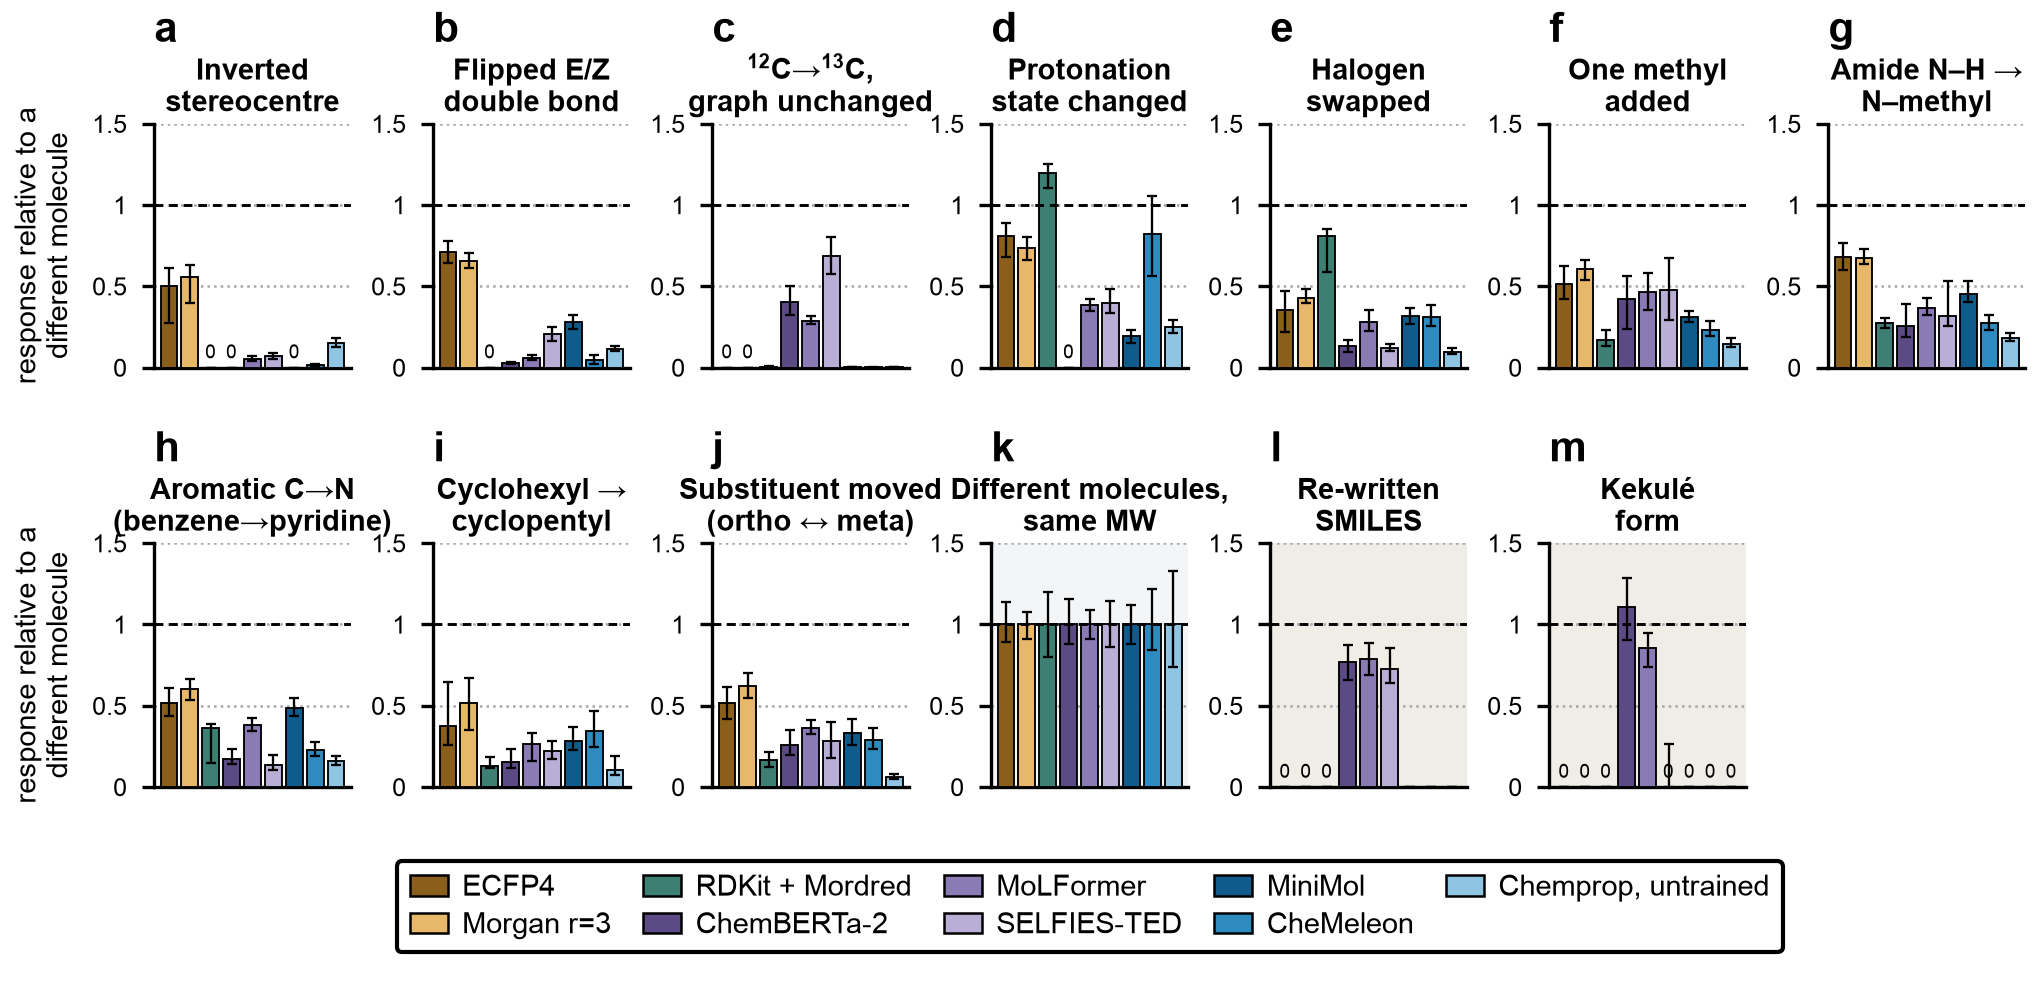

Source code (Python):
"""Fig A — does the representation respond when the CHEMISTRY changes?

ONE script, ONE figure: figures/fig_a.png / .pdf  (panels a–m), plus figures/fig_a.csv as the
durable numeric record.

    python3 -m figures.fig_a

Ten chemical edits, 1,000 molecule pairs each. In every one the two molecules are GENUINELY
DIFFERENT, so a usable representation has to respond. "Respond" is measured in a unit the reader
can check on the same axis: the shift the change produces, divided by THAT MODEL'S OWN shift when
a completely different compound of matched molecular weight is substituted. 1.00 therefore means
"this change moves the embedding as far as changing the molecule". No threshold anywhere, and the
denominator is measured per model, so a 768-d transformer and a 2048-bit fingerprint sit on one
axis honestly. Panel (k) IS that reference and is 1.000 by construction — it stays on the plate so
the unit is visible rather than asserted.

THE TWO CONTROLS (l, m) ARE THE LOAD-BEARING PART OF THE DESIGN and they invert the reading: the
same molecule written two ways, so a HIGH bar is a FAILURE. They carry a warm tint for that
reason, and the caption MUST state the inversion — a reader who carries the class-A reading
across gets both panels backwards. Without them a large response is uninterpretable, because a
model that reacts to re-writing a SMILES string is reacting to formatting, and its response to a
real edit cannot be separated from that noise.

WHY THE UNIT IS A RATIO AND NOT A THRESHOLD COUNT. Counting dimensions displaced past 0.5 sigma
was proposed and measured on this data. It tracks how DENSE a representation is rather than how
well it resolves an edit — ECFP4 moves ~1.4% of its bits for a completely different compound
where a CLM moves ~82% of its coordinates — and it is threshold-critical exactly where the CLM
arms sit. Kept in the SI as a normalised ratio; not the main axis. See FIGURES.md.

WHISKERS ARE THE INTERQUARTILE RANGE OVER THE 1,000 PAIRS, NOT AN ERROR BAR. Every representation
here is deterministic: re-embedding reproduces the vectors exactly, so there is no sampling noise
for an error bar to describe. The spread shown is chemistry — an inverted stereocentre on a rigid
ring is not the same edit as one on a flexible chain. Reading whisker overlap as "not different"
is therefore wrong, and the caption has to say so.

sigma_j is estimated once per representation on 10,000 background molecules that appear in NO
pair, so no edit can inflate its own denominator.

WHAT THE FIGURE SAYS (three arms as of 2026-08-26; desc and the CLM/GNN roster still landing)
--------------------------------------------------------------------------------------------
1. THE CONTROLS ARE THE RESULT. ChemBERTa-2 moves 1.108 for a Kekulé re-write of the SAME
   molecule — FURTHER than substituting a completely different compound of matched mass — and
   0.772 for a re-written SMILES. Both fingerprints are exactly 0.000 on both, as they must be:
   they are notation-invariant by construction. Without panels (l) and (m) the CLM's mid-range
   class-A numbers would read as respectable sensitivity; with them, an unknown fraction of that
   response is notation noise.
2. STEREOCHEMISTRY AND PROTONATION ARE THE CLM'S BLIND SPOTS. An inverted stereocentre moves
   ECFP4 0.494 and ChemBERTa-2 0.000; a protonation change moves ECFP4 0.835 and ChemBERTa-2
   0.000; E/Z is 0.689 against 0.027.
3. ISOTOPES ARE THE FINGERPRINTS' BLIND SPOT (c). 12C→13C is exactly 0.000 for both Morgan
   variants — the atom invariants do not carry isotope for a same-element substitution — against
   0.402 for ChemBERTa-2. The descriptor block should close this (it carries exact mass), which
   is the single most informative thing the pending `desc` arm will tell us.
4. RADIUS 3 RESOLVES BETTER AND SCORES WORSE DOWNSTREAM. Morgan r=3 beats r=2 on stereo
   (0.559 vs 0.494), added methyl (0.607 vs 0.518) and ring fusion (0.863 vs 0.693), while losing
   to it on 20 of 28 DEV datasets. That dissociation between resolution and downstream value is a
   result in its own right and belongs in the text, not only here.
"""
from __future__ import annotations

import csv
import json
import sys
from pathlib import Path

import numpy as np

if __package__ in (None, ""):                       # allow `python figures/fig_a.py` too
    sys.path.insert(0, str(Path(__file__).resolve().parents[1]))

import matplotlib.pyplot as plt                                             # noqa: E402
from matplotlib.patches import Patch                                        # noqa: E402

from figures import arms as A                                               # noqa: E402
from figures.style import (FS, STYLE, TINT_CONTROL, TINT_REF, check_font,   # noqa: E402
                           LEGEND_BOX, mark_empty, row_ncol, save)

check_font()
ROOT = Path(__file__).resolve().parents[1]
FIGA = ROOT / "results" / "figures" / "figA"
EMB = FIGA / "embeddings"
INK = STYLE["ink"]

# (mode, class, two-line panel title). CLASS decides the reading rule and the tint:
#   "A"    a real chemical change -- a HIGH bar is good
#   "REF"  the matched-MW substitution that DEFINES 1.00 -- cool tint
#   "B"    notation only, same molecule -- a HIGH bar is a FAILURE -- warm tint
#
# ROW ORDER IS SEMANTIC, not alphabetical. Row 1 collects the edits that leave the plain
# heavy-atom graph untouched or nearly so -- stereochemistry, isotope, charge, one halogen for
# another -- i.e. exactly the properties a graph invariant has to carry explicitly. Row 2 is
# edits to the graph itself. Row 3 is the calibration row: the unit, then the two controls.
MODES = [
    ("stereo_flip",    "A",   "Inverted\nstereocentre"),
    ("ez_flip",        "A",   "Flipped E/Z\ndouble bond"),
    ("isotope_13c",    "A",   "$^{12}$C→$^{13}$C,\ngraph unchanged"),
    ("protonate",      "A",   "Protonation\nstate changed"),
    ("halogen_swap",   "A",   "Halogen\nswapped"),
    ("h_to_methyl",    "A",   "One methyl\nadded"),
    ("n_methylation",  "A",   "Amide N–H →\nN–methyl"),
    ("scaffold_hop",   "A",   "Aromatic C→N\n(benzene→pyridine)"),
    ("ring_contract",  "A",   "Cyclohexyl →\ncyclopentyl"),
    ("regioisomer",    "A",   "Substituent moved\n(ortho ↔ meta)"),
    ("matched_mw",     "REF", "Different molecules,\nsame MW"),
    ("null_enumerate", "B",   "Re-written\nSMILES"),
    ("null_kekulize",  "B",   "Kekulé\nform"),
]
# TWO PANEL ROWS PLUS A LEGEND ROW (Leif 2026-08-26), matching CLIMB fig_G's plate rather than
# the 3x5 this started as. Thirteen panels over two rows needs seven columns, which leaves ONE
# cell free -- placed at the END of row 2 rather than mid-grid, so the reading order runs
# unbroken: ten chemical edits, the reference that defines the unit, then the two notation
# controls. The free cell is declared with mark_empty(); check_no_empty_panels() would otherwise
# refuse to save, which is the behaviour we want everywhere else.
NROW, NCOL = 2, 7
TINT = {"A": None, "REF": TINT_REF, "B": TINT_CONTROL}


# --------------------------------------------------------------------------------------------
# compute
# --------------------------------------------------------------------------------------------

def compute():
    """-> (armlist, {arm: {mode: (median, q1, q3, n)}}, {arm: raw matched-MW sigma-RMS}).

    Effect size is the RMS per-dimension change in units of that dimension's spread over the
    10,000 background molecules; relative response divides it by the arm's OWN median matched-MW
    effect size. Arms are whatever embeddings exist -- the roster is still landing, and a figure
    that renders from what is ready beats one that waits for the slowest arm.
    """
    pairs = json.load(open(FIGA / "pairs.json"))["pairs"]
    idx = json.load(open(FIGA / "smiles_index.json"))
    pos = {s: i for i, s in enumerate(idx["order"])}
    n_pair = len(idx["order"])

    out, refs = {}, {}
    for f in sorted(EMB.glob("*.npz")):
        z = np.load(f)
        X = z["X"].astype(np.float64)
        # sigma from the BACKGROUND block only -- rows n_pair: onward appear in no pair.
        sd = np.nanstd(X[n_pair:], axis=0)
        sd[~np.isfinite(sd) | (sd == 0)] = np.inf       # dead dims contribute nothing
        Xp = np.nan_to_num(X[:n_pair])

        raw = {}
        for p in pairs:
            ia, ib = pos.get(p["a"]), pos.get(p["b"])
            if ia is None or ib is None:
                continue
            d = (Xp[ia] - Xp[ib]) / sd
            raw.setdefault(p["edit"], []).append(float(np.sqrt(np.mean(d * d))))

        ref = float(np.median(raw.get("matched_mw", [np.nan])))
        assert np.isfinite(ref) and ref > 0, (
            f"{f.stem}: matched-MW reference is {ref}. That is the DENOMINATOR of every cell in "
            f"this arm's column -- without it the arm cannot share the axis and must not be drawn "
            f"on an unnormalised one.")
        refs[f.stem] = ref
        out[f.stem] = {m: (float(np.median(v)) / ref, float(np.percentile(v, 25)) / ref,
                           float(np.percentile(v, 75)) / ref, len(v))
                       for m, v in raw.items() if len(v)}

    assert out, "no embeddings yet -- run embed_pairs.py first"
    n = sorted({c[3] for a in out.values() for c in a.values()})
    assert min(n) >= 1000, f"fig_a: expected >=1000 pairs per cell, found n in {n[:5]}"
    return A.order(out), out, refs


# --------------------------------------------------------------------------------------------
# draw
# --------------------------------------------------------------------------------------------

def _panel(ax, armlist, cells, mode, klass, title, ymax):
    """One mode. Bars are the response RELATIVE to swapping in a different molecule of matched MW.

    The reference line at 1.0 is the whole point of the unit: without it a reader has no way to
    know whether 0.49 is large. With it, panel (a) reads "an inverted stereocentre moves ECFP4
    half as far as a completely different compound, and ChemBERTa-2 not at all".

    EXACT ZEROS ARE LABELLED. Many cells here are 0.000 by construction -- a fingerprint cannot
    see a re-written string, and Morgan invariants cannot see an isotope -- and an unlabelled flat
    baseline is indistinguishable from a bar that was never drawn. That ambiguity is the single
    most likely misreading on this plate, so it is closed at the draw site rather than left to the
    caption.
    """
    if TINT[klass]:
        ax.set_facecolor(TINT[klass])
    x = np.arange(len(armlist))
    med = np.array([cells[a][mode][0] if mode in cells[a] else np.nan for a in armlist])
    q1 = np.array([cells[a][mode][1] if mode in cells[a] else np.nan for a in armlist])
    q3 = np.array([cells[a][mode][2] if mode in cells[a] else np.nan for a in armlist])

    ax.bar(x, med, width=0.80, color=[A.color(a) for a in armlist],
           hatch=None, edgecolor=INK, linewidth=0.45, zorder=3)
    for xi, a in zip(x, armlist):                 # hatch marks PREDICTED, never a second hue
        if A.hatch(a):
            ax.patches[xi].set_hatch(A.hatch(a))
    err = np.vstack([np.clip(med - q1, 0, None), np.clip(q3 - med, 0, None)])
    ax.errorbar(x, med, yerr=err, fmt="none", ecolor=INK, elinewidth=0.55,
                capsize=1.3, capthick=0.55, zorder=4)
    ax.axhline(1.0, color=INK, ls=(0, (3, 2)), lw=0.7, zorder=4)
    for xi, v in zip(x, med):
        if np.isfinite(v) and v == 0.0:
            ax.text(xi, ymax * 0.022, "0", ha="center", va="bottom",
                    fontsize=FS["annot"] - 2.5, color=INK, zorder=5)

    ax.set_ylim(0, ymax)
    ticks = np.arange(0, ymax + 1e-9, 0.5)
    ax.set_yticks(ticks)
    ax.set_yticklabels([f"{t:g}" for t in ticks])
    ax.set_xticks([])
    ax.set_xlim(-0.70, len(armlist) - 0.30)
    ax.grid(axis="y", ls=":", lw=0.6, color=STYLE["grid"])
    ax.set_axisbelow(True)
    for sp in ("top", "right"):
        ax.spines[sp].set_visible(False)
    ax.tick_params(axis="y", labelsize=FS["annot"] - 1)
    ax.set_title(title, fontsize=FS["annot"], fontweight="bold", color=INK, pad=3, loc="center")


def main():
    armlist, cells, refs = compute()
    print(f"arms: {armlist}")
    for a in armlist:
        print(f"  {A.label(a):<24s} matched-MW reference (raw sigma-RMS) = {refs[a]:.4f}")

    # THE CEILING IS COMPUTED, NOT HARDCODED. CLIMB pins YMAX because its arm roster is closed;
    # ours is not -- arms are still being embedded, and a ceiling set on today's three would
    # silently clip tomorrow's. Rounded up to the next half so the tick set stays clean.
    q3max = max(c[2] for a in armlist for c in cells[a].values())
    ymax = max(1.5, np.ceil(q3max / 0.5) * 0.5)
    print(f"  tallest drawn q3 = {q3max:.3f}  ->  y-limit {ymax:g}")

    # The legend row is NOT a gridspec row. hspace is uniform, so a short third row still gets a
    # full row's gap above it and the plate rendered with a dead band taller than the legend
    # itself. Panels get the gridspec; the legend gets its own axes underneath them.
    fig = plt.figure(figsize=(STYLE["col2"], 3.30))
    gs = fig.add_gridspec(NROW, NCOL, left=0.062, right=0.995, top=0.885, bottom=0.215,
                          wspace=0.42, hspace=0.72)
    tags = "abcdefghijklm"
    for i, (mode, klass, title) in enumerate(MODES):
        ax = fig.add_subplot(gs[i // NCOL, i % NCOL])
        assert any(mode in cells[a] for a in armlist), f"fig_a: no data for {mode}"
        _panel(ax, armlist, cells, mode, klass, title, ymax)
        ax.text(0.0, 1.30, tags[i], transform=ax.transAxes, fontsize=FS["panel_tag"],
                fontweight="bold", va="bottom", ha="left", color=INK)
        if i % NCOL == 0:
            ax.set_ylabel("response relative to a\ndifferent molecule", fontsize=FS["annot"])

    # The one spare cell, at the end of row 2. Declared rather than left to trip the save check.
    if len(MODES) % NCOL:
        blank = fig.add_subplot(gs[NROW - 1, len(MODES) % NCOL:NCOL])
        blank.axis("off")
        mark_empty(blank, "spare cell: 13 panels on a 2x7 grid")

    # THE LEGEND LIVES IN THE GRID, in its own short row, not floating below the axes. A legend
    # anchored outside the canvas grows the plate under savefig("tight") and LaTeX then scales the
    # whole figure -- and every font on it -- down to fit the text block. Inside the gridspec it
    # cannot do that, and the rendered width stays pinned to the 6.69in text block.
    lax = fig.add_axes([0.062, 0.008, 0.933, 0.172])
    lax.axis("off")
    mark_empty(lax, "holds the legend")
    handles = [Patch(facecolor=A.color(a), edgecolor=INK, lw=0.6, hatch=A.hatch(a),
                     label=A.label(a)) for a in armlist]
    # ONE ROW up to six arms, TWO beyond. Measured, not guessed: eight arms in one row rendered
    # the plate at 7.15in against a 6.69in text block (+7%), because savefig("tight") grows the
    # canvas to whatever hangs off the axes and the legend -- not the panels -- was setting the
    # width. LaTeX would then scale the plate down and every font on it with it.
    lax.legend(handles=handles, loc="center",
               ncol=row_ncol(handles, rows=1 if len(handles) <= 6 else 2),
               fontsize=FS["legend"], handletextpad=0.5, columnspacing=1.1,
               labelspacing=0.35, borderpad=0.45, **LEGEND_BOX)

    save(fig, "fig_a")
    plt.close(fig)

    # The durable record. Same resolution path as the bars, so the CSV cannot disagree with them.
    with open(ROOT / "figures" / "fig_a.csv", "w", newline="") as fh:
        w = csv.writer(fh)
        w.writerow(["arm", "label", "mode", "klass", "relative_response", "q1", "q3", "n",
                    "matched_mw_reference_raw"])
        for a in armlist:
            for mode, klass, _ in MODES:
                if mode in cells[a]:
                    m, lo, hi, n = cells[a][mode]
                    w.writerow([a, A.label(a), mode, klass, f"{m:.6f}", f"{lo:.6f}",
                                f"{hi:.6f}", n, f"{refs[a]:.6f}"])
    print(f"  wrote  figures/fig_a.csv")

    print("\n   " + "mode".ljust(18) + "".join(f"{A.label(a)[:19]:>21s}" for a in armlist))
    for mode, klass, _ in MODES:
        row = f"   {mode:<18}"
        for a in armlist:
            c = cells[a].get(mode)
            row += (f"{c[0]:>7.3f}[{c[1]:.2f},{c[2]:.2f}]" if c else f"{'—':>21}")
        print(row)
    print("\n   median [IQR] over 1,000 pairs. 1.000 = moves the embedding as far as a completely")
    print("   different compound of the same molecular weight; matched_mw IS that reference, so")
    print("   its median is 1.000 by construction and its IQR is the reference's own spread.")
    print("   null_enumerate and null_kekulize are the SAME molecule written two ways: for those")
    print("   two rows a HIGH number is a failure, not a response.")


if __name__ == "__main__":
    main()
